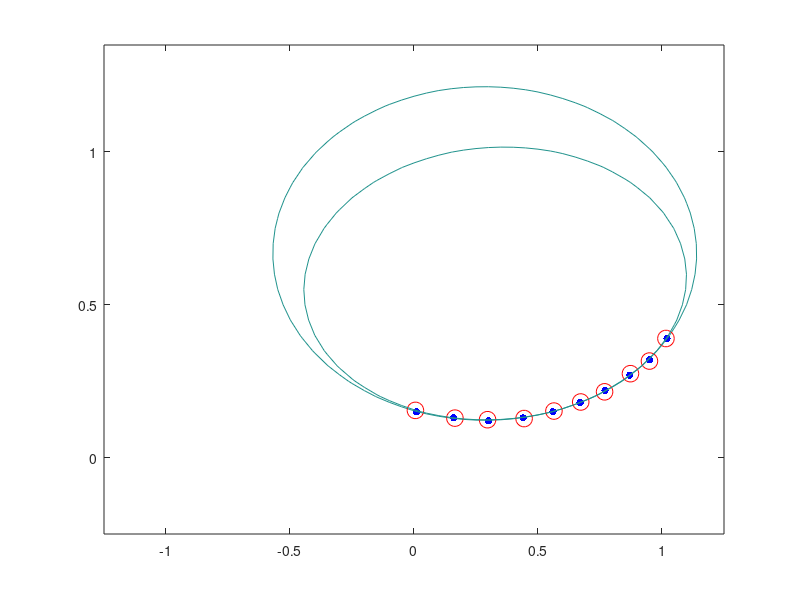

Reproduce this figure in MATLAB. (Note: this script raises an error after producing the figure.)
clf reset
shg

%%
x = [1.02 .95 .87 .77 .67 .56 .44 .30 .16 .01]';
y = [ .39 .32 .27 .22 .18 .15 .13 .12 .13 .15]';
n = length(x);
plot(x,y,'b.','markersize',16)
hold on

%%
A = [x.^2 x.*y y.^2 x y];
f = ones(n,1);
c = A\f;
z = c(1)*x.^2 + c(2)*x.*y + c(3)*y.^2 + c(4)*x + c(5)*y - f;

[X,Y] = meshgrid(-1.25:0.05:1.25,-0.25:0.05:1.35);
Z = c(1)*X.^2 + c(2)*X.*Y + c(3)*Y.^2 + c(4)*X + c(5)*Y - 1;
contour(X,Y,Z,[0 0])
%colormap(1-white)

%%
x = x + .005*(2*rand(n,1)-1);
y = y + .005*(2*rand(n,1)-1);
plot(x,y,'ro','markersize',12)

%%
A = [x.^2 x.*y y.^2 x y];
c = A\f;
Z = c(1)*X.^2 + c(2)*X.*Y + c(3)*Y.^2 + c(4)*X + c(5)*Y - 1;
contour(X,Y,Z,[0 0],'color','r')
%colormap(1-white)
axis equal
hold off
